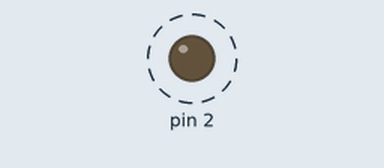
Bench run of a sketch on a simulated Arduino Uno, built with avr-gcc and run on an emulated ATmega328P. Parts: output pins drawn as LEDs (lit = HIGH). Dashed ring = blinking.

Above: at 0.4 s.
Timing chart, 0 to 3.0 s (numbered marks = the images above):
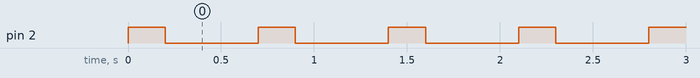

Measured:
- by itself, pin 2: alternates HIGH for 0.20 s and LOW for 0.50 s

The sketch:

ESPLED.ino
```cpp
// When connecting to ESP to Arduino for Serial Connection
// Connect TX-TX and RX-RX
// CH_PD -> 3.3V
// VCC -> 3.3V
// GnD -> Common GND
// Arduino RESET -> GND
// When Programming GPIO0 -> GnD
// When using LED GPIO2 -> LED
// Programmer Arduino as ISP

void setup(){
  pinMode(2,OUTPUT);
  }

void loop(){
  digitalWrite(2,HIGH);
  delay(200);
  digitalWrite(2,LOW);
  delay(500);
  }
```
